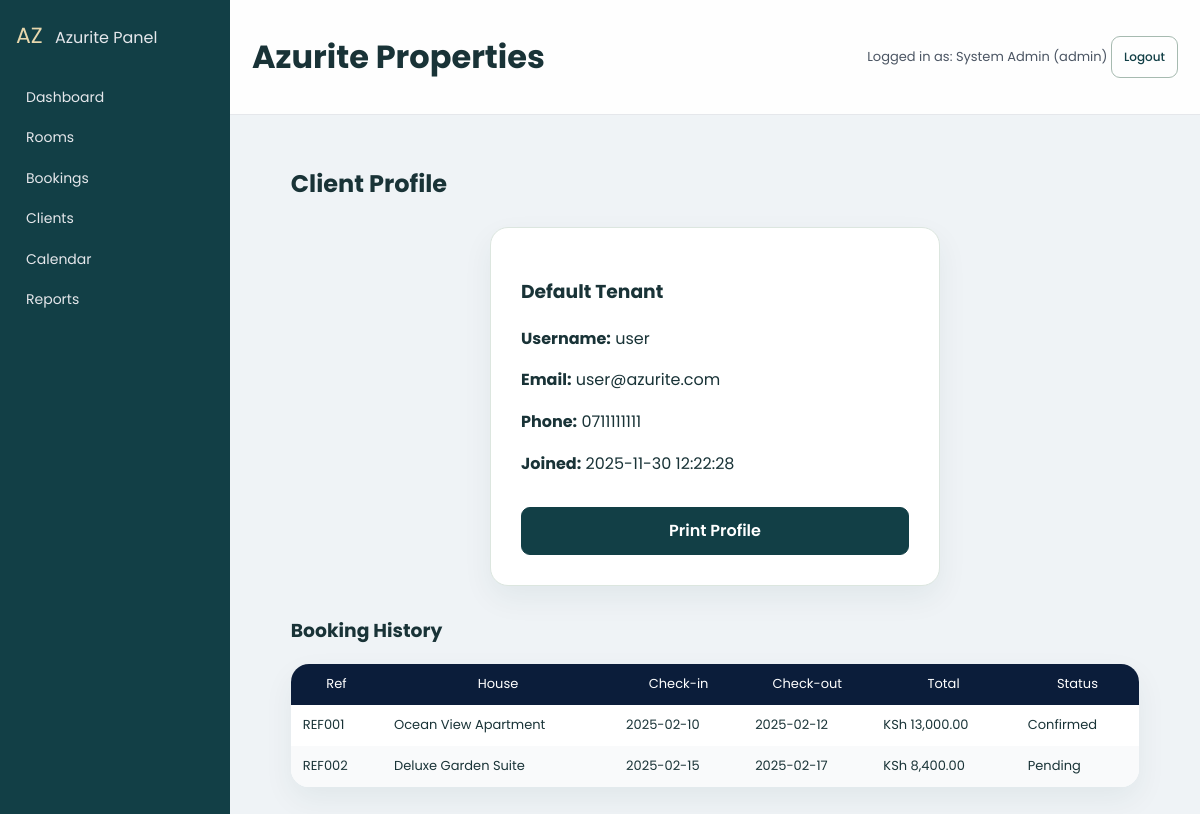
Screenshot of /public/admin/client_view.php?id=2 (signed in) with the database file from the repository.
### tables this page shows
CREATE TABLE users (
  id INT AUTO_INCREMENT PRIMARY KEY,
  full_name VARCHAR(150) NOT NULL,
  username VARCHAR(80) NOT NULL UNIQUE,
  email VARCHAR(150) NOT NULL UNIQUE,
  phone VARCHAR(30),
  password_md5 VARCHAR(255) NOT NULL,
  role ENUM('admin','host','tenant') NOT NULL DEFAULT 'tenant',
  id_card_path VARCHAR(255),
  avatar_path VARCHAR(255),
  is_active TINYINT(1) NOT NULL DEFAULT 1,
  created_at DATETIME DEFAULT CURRENT_TIMESTAMP
);

CREATE TABLE bookings (
  id INT AUTO_INCREMENT PRIMARY KEY,
  ref_code VARCHAR(40) NOT NULL,
  room_id INT NOT NULL,
  tenant_id INT NOT NULL,
  contact_phone VARCHAR(30) NOT NULL,
  checkin_date DATE NOT NULL,
  checkout_date DATE NOT NULL,
  guests INT NOT NULL DEFAULT 1,
  location_text VARCHAR(150),
  status ENUM('Pending','Approved','Declined','Confirmed','CheckedIn','Completed','Cancelled') NOT NULL DEFAULT 'Pending',
  total_amount_ksh DECIMAL(10,2) NOT NULL DEFAULT 0,
  created_at DATETIME DEFAULT CURRENT_TIMESTAMP,
  FOREIGN KEY (room_id) REFERENCES rooms(id),
  FOREIGN KEY (tenant_id) REFERENCES users(id)
);

CREATE TABLE rooms (
  id INT AUTO_INCREMENT PRIMARY KEY,
  category_id INT NULL,
  owner_id INT NULL,
  name VARCHAR(150) NOT NULL,
  price_ksh DECIMAL(10,2) NOT NULL,
  cover_image VARCHAR(255),
  location_text VARCHAR(150),
  description TEXT,
  is_active TINYINT(1) NOT NULL DEFAULT 1,
  created_at DATETIME DEFAULT CURRENT_TIMESTAMP,
  FOREIGN KEY (category_id) REFERENCES room_categories(id),
  FOREIGN KEY (owner_id) REFERENCES users(id)
);

### includes/helpers.php (called while the page is built, shortened)
<?php
function e($str) {
    return htmlspecialchars((string)($str ?? ''), ENT_QUOTES | ENT_SUBSTITUTE, 'UTF-8');
}
function format_ksh($amount) {
    return 'KSh ' . number_format((float)$amount, 2);
}

### public/admin/client_view.php (the view, shortened to what this page needs)
<?php
require_once __DIR__ . '/../../includes/db.php';
require_once __DIR__ . '/../../includes/helpers.php';
$id = (int)($_GET['id'] ?? 0);
$stmt = $pdo->prepare("SELECT * FROM users WHERE id=:id");
$stmt->execute([':id'=>$id]);
$user = $stmt->fetch(PDO::FETCH_ASSOC);
$bookStmt = $pdo->prepare("
SELECT b.*, r.name AS room_name
FROM bookings b
LEFT JOIN rooms r ON r.id = b.room_id
WHERE b.tenant_id = :id
ORDER BY b.created_at DESC
");
$bookStmt->execute([':id'=>$id]);
$bookings = $bookStmt->fetchAll(PDO::FETCH_ASSOC);
include __DIR__ . '/../../includes/admin_header.php';
?>
<h2 class="section-heading">Client Profile</h2>
<div class="form-card" style="max-width:450px;margin-bottom:30px;">
    <h3><?php echo e($user['full_name']); ?></h3>
    <p><strong>Username:</strong> <?php echo e($user['username']); ?></p>
    <p><strong>Email:</strong> <?php echo e($user['email']); ?></p>
    <p><strong>Phone:</strong> <?php echo e($user['phone']); ?></p>
    <p><strong>Joined:</strong> <?php echo e($user['created_at']); ?></p>
    <button onclick="window.print()" class="btn-primary" style="width:100%;margin-top:15px;">
        Print Profile
    </button>
</div>
<h3>Booking History</h3>
<table class="table">
<thead>
<tr>
    <th>Ref</th>
    <th>House</th>
    <th>Check-in</th>
    <th>Check-out</th>
    <th>Total</th>
    <th>Status</th>
</tr>
</thead>
<tbody>
<?php foreach ($bookings as $b): ?>
<tr>
    <td><?php echo e($b['ref_code']); ?></td>
    <td><?php echo e($b['room_name']); ?></td>
    <td><?php echo e($b['checkin_date']); ?></td>
    <td><?php echo e($b['checkout_date']); ?></td>
    <td><?php echo format_ksh($b['total_amount_ksh']); ?></td>
    <td><?php echo e($b['status']); ?></td>
</tr>
<?php endforeach; ?>
</tbody>
</table>
<?php include __DIR__ . '/../../includes/admin_footer.php'; ?>

### public/assets/css/style.css (style rules this page uses)
body { font-family: "Poppins", sans-serif !important; color: #444444; width: 100%; height: calc(100%); overflow-x: hidden; background: #eff3f6 !important; }
.btn-primary { background-color: #1e245a; border: 1px solid #1e245a; color: #ffffff; }
th { font-weight: 400 !important; }

### public/assets/css/modern.css (style rules this page uses)
:root { --az-primary:#0B1D3A; --az-primary-soft:#1C6DD0; --az-bg:#f5f7fb; --az-card-bg:#ffffff; --az-muted:#6b7280; --az-radius:18px; --az-shadow:0 18px 40px rgba(15,23,42,.18); }
body { font-family:'Poppins',system-ui,-apple-system,Segoe UI,Roboto,sans-serif; background:linear-gradient(135deg,#f5f7fb,#ecf2ff); color:#111827; }
.btn-primary { display:inline-flex; align-items:center; justify-content:center; padding:10px 20px; border-radius:999px; border:none; background:linear-gradient(135deg,#1C6DD0,#0B1D3A); color:#ffffff; font-weight:600; box-shadow:var(--az-shadow); cursor:pointer; text-decoration:none; }
.section-heading { display:flex; justify-content:space-between; align-items:center; margin:24px 0 14px; }
.form-card { max-width:480px; margin:24px auto 40px; padding:22px 22px 26px; border-radius:22px; background:rgba(255,255,255,.96); box-shadow:var(--az-shadow); }
.table { width:100%; border-collapse:separate; border-spacing:0; margin:16px 0 32px; border-radius:18px; overflow:hidden; box-shadow:var(--az-shadow); background:#fff; }
.table th, .table td { padding:10px 12px; font-size:13px; }
.table thead { background:#0B1D3A; color:#fff; }
.table tbody tr:nth-child(even) { background:#f9fafb; }
.admin-body { background:linear-gradient(135deg,#e5ecff,#f8fafc); }

### public/assets/css/polish.css (style rules this page uses)
:root { --az-primary:#123f46; --az-primary-soft:#1d7377; --az-bg:#f7f8f4; --az-muted:#637373; --az-shadow:0 12px 30px #163b4010 }
* { box-sizing:border-box }
body { margin:0; background:#f7f8f4; color:#193337; font-family:Inter,Segoe UI,system-ui,sans-serif; line-height:1.6 }
button,input,select,textarea { font:inherit }
button,.btn-primary,.btn-outline { min-height:42px }
button { cursor:pointer }
.btn-primary,.search-btn { background:#123f46; color:white; border:1px solid #123f46; border-radius:9px; box-shadow:none }
.section-heading { margin:32px 0 22px }
.form-card { border:1px solid #dce6df; border-radius:18px; box-shadow:var(--az-shadow); padding:30px; background:#fff }
table { max-width:100% }
.admin-body { background:#f7f8f4 }

### rows the page displays
users: full_name "Default Tenant", username "user", email "user@azurite.com", phone "0711111111", created_at "2025-11-30 12:22:28"
bookings: ref_code "REF001", room.name "Ocean View Apartment", checkin_date "2025-02-10", checkout_date "2025-02-12", total_amount_ksh "KSh 13,000.00", status "Confirmed"
bookings: ref_code "REF002", room.name "Deluxe Garden Suite", checkin_date "2025-02-15", checkout_date "2025-02-17", total_amount_ksh "KSh 8,400.00", status "Pending"

### other values shown
$admin['full_name'] "System Admin"
$admin['role'] "admin"
